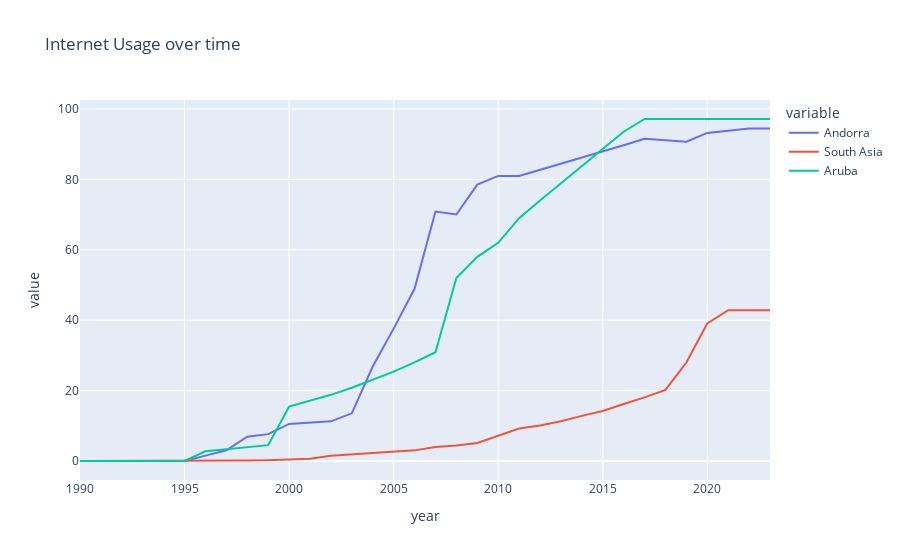

Notebook source saved alongside this figure:
### Code cell
import matplotlib.pyplot as plt
import plotly.express as px

some_countries = ['Andorra', 'South Asia', 'Aruba']

#plt.plot(final_df.index, final_df['Greenland'])
px.line(idf, x = 'year', y = some_countries, title = 'Internet Usage over time')

### Figure 1 — Plotly figure (JSON) as saved in the notebook; plotly's stock layout.template omitted (floating-point values rounded to 4 significant figures)
{"data": [{"hovertemplate": "variable=Andorra<br>year=%{x}<br>value=%{y}<extra></extra>", "legendgroup": "Andorra", "line": {"color": "#636efa", "dash": "solid"}, "marker": {"symbol": "circle"}, "mode": "lines", "name": "Andorra", "orientation": "v", "showlegend": true, "type": "scatter", "x": [1990, 1991, 1992, 1993, 1994, 1995, 1996, 1997, 1998, 1999, 2000, 2001, 2002, 2003, 2004, 2005, 2006, 2007, 2008, 2009, 2010, 2011, 2012, 2013, 2014, 2015, 2016, 2017, 2018, 2019, 2020, 2021, 2022, 2023], "xaxis": "x", "y": [0, 0, 0, 0, 0, 0, 1.527, 3.05, 6.886, 7.636, 10.54, 10.9, 11.26, 13.55, 26.84, 37.61, 48.94, 70.87, 70.04, 78.53, 81, 81, 82.7, 84.4, 86.1, 87.9, 89.7, 91.57, 91.14, 90.72, 93.21, 93.9, 94.49, 94.49], "yaxis": "y"}, {"hovertemplate": "variable=South Asia<br>year=%{x}<br>value=%{y}<extra></extra>", "legendgroup": "South Asia", "line": {"color": "#EF553B", "dash": "solid"}, "marker": {"symbol": "circle"}, "mode": "lines", "name": "South Asia", "orientation": "v", "showlegend": true, "type": "scatter", "x": [1990, 1991, 1992, 1993, 1994, 1995, 1996, 1997, 1998, 1999, 2000, 2001, 2002, 2003, 2004, 2005, 2006, 2007, 2008, 2009, 2010, 2011, 2012, 2013, 2014, 2015, 2016, 2017, 2018, 2019, 2020, 2021, 2022, 2023], "xaxis": "x", "y": [0, 0, 8.472e-05, 0.0001658, 0.0008513, 0.01998, 0.04056, 0.06004, 0.117, 0.2261, 0.4736, 0.6684, 1.472, 1.869, 2.219, 2.583, 3.021, 4.006, 4.432, 5.142, 7.164, 9.207, 10.09, 11.29, 12.82, 14.19, 16.19, 18.07, 20.18, 27.97, 39.06, 42.85, 42.85, 42.85], "yaxis": "y"}, {"hovertemplate": "variable=Aruba<br>year=%{x}<br>value=%{y}<extra></extra>", "legendgroup": "Aruba", "line": {"color": "#00cc96", "dash": "solid"}, "marker": {"symbol": "circle"}, "mode": "lines", "name": "Aruba", "orientation": "v", "showlegend": true, "type": "scatter", "x": [1990, 1991, 1992, 1993, 1994, 1995, 1996, 1997, 1998, 1999, 2000, 2001, 2002, 2003, 2004, 2005, 2006, 2007, 2008, 2009, 2010, 2011, 2012, 2013, 2014, 2015, 2016, 2017, 2018, 2019, 2020, 2021, 2022, 2023], "xaxis": "x", "y": [0, 0, 0, 0, 0, 0, 2.768, 3.348, 3.927, 4.506, 15.44, 17.1, 18.8, 20.8, 23, 25.4, 28, 30.9, 52, 58, 62, 69, 74, 78.9, 83.78, 88.66, 93.54, 97.17, 97.17, 97.17, 97.17, 97.17, 97.17, 97.17], "yaxis": "y"}], "layout": {"autosize": true, "legend": {"title": {"text": "variable"}, "tracegroupgap": 0}, "title": {"text": "Internet Usage over time"}, "xaxis": {"anchor": "y", "autorange": true, "domain": [0, 1], "range": [1990, 2023], "title": {"text": "year"}, "type": "linear"}, "yaxis": {"anchor": "x", "autorange": true, "domain": [0, 1], "range": [-5.398, 102.6], "title": {"text": "value"}, "type": "linear"}}}
